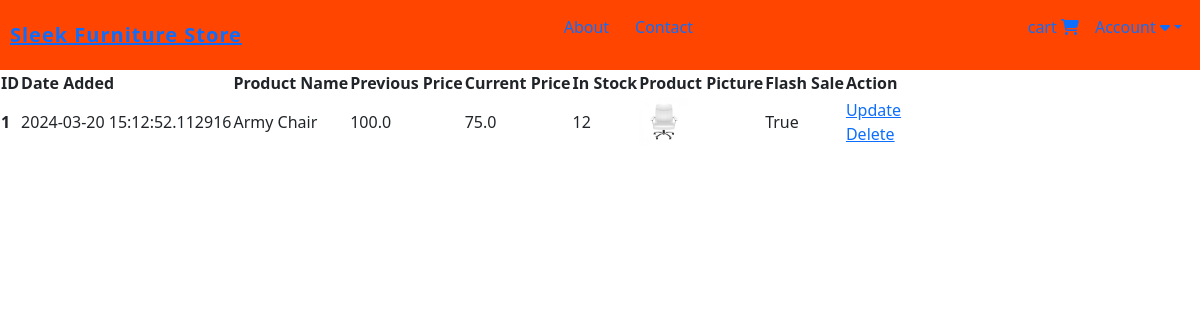
/shop-items (signed in), run on an earlier commit of the app's database.
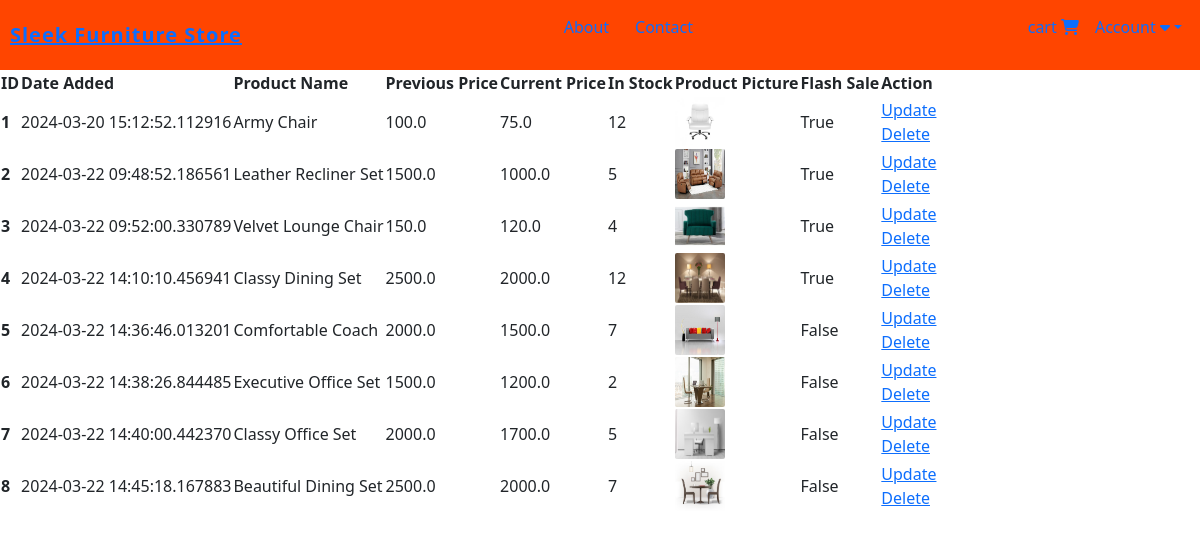
And on a later commit of the database.
### website/models.py (models this page shows, shortened)
class Product(db.Model):
    id = db.Column(db.Integer, primary_key=True)
    product_name = db.Column(db.String(100), nullable=False)
    current_price = db.Column(db.Float, nullable=False)
    previous_price = db.Column(db.Float, nullable=False)
    in_stock = db.Column(db.Integer, nullable=False)
    product_picture = db.Column(db.String(1000), nullable=False)
    flash_sale = db.Column(db.Boolean, default=False)
    date_added = db.Column(db.DateTime(), default=datetime.utcnow)
    carts = db.relationship('Cart', backref='product', cascade='all, delete-orphan')
    orders = db.relationship('Order', backref='product', cascade='all, delete-orphan')

### website/admin.py (the view)
@admin.route('/shop-items', methods=['GET', 'POST'])
@login_required
def shop_items():
    if current_user.id == 1:
        items = Product.query.order_by(Product.date_added).all()
        return render_template('shop_items.html', items=items)
    return render_template('404.html')

### website/__init__.py (called while the page is built)
def create_app():
    app = Flask(__name__)
    app.config['SECRET_KEY'] = 'Marymutiso' #For encrypting session data for auth etc.
    app.config['SQLALCHEMY_DATABASE_URI'] = f'sqlite:///{DB_NAME}'
    db.init_app(app)
    @app.errorhandler(404)
    def page_not_found(error):
        return render_template('404.html'), 404
    login_manager = LoginManager()
    login_manager.init_app(app)
    login_manager.login_view = 'auth.login'
    @login_manager.user_loader
    def load_user(id):
        return Customer.query.get(int(id))
    from .views import views
    from .auth import auth
    from .admin import admin
    from .models import Customer, Product, Cart, Order
    app.register_blueprint(views, url_prefix='/')
    app.register_blueprint(auth, url_prefix='/')
    app.register_blueprint(admin, url_prefix='/')
    with app.app_context():
        create_database()
    return app

### website/templates/shop_items.html (shortened to what this page needs)
{% extends "base.html" %}
{% block content %}
{% if items | length < 1 %}
<h3>No Shop Items</h3>
{% else %}
<table>
    <thead>
        <tr>
            <th scope="col">ID</th>
            <th scope="col">Date Added</th>
            <th scope="col">Product Name</th>
            <th scope="col">Previous Price</th>
            <th scope="col">Current Price</th>
            <th scope="col">In Stock</th>
            <th scope="col">Product Picture</th>
            <th scope="col">Flash Sale</th>
            <th scope="col">Action</th>
        </tr>
    </thead>
    <tbody>
        {% for item in items %}
            <tr>
                <th scope="row">{{ item.id }}</th>
                <td>{{ item.date_added }}</td>
                <td>{{ item.product_name }}</td>
                <td>{{ item.previous_price }}</td>
                <td>{{ item.current_price }}</td>
                <td>{{ item.in_stock }}</td>
                <td><img src="{{ item.product_picture }}" alt="" style="height: 50px; width: 50px; border-radius: 2px;"></td>
                <td>{{ item.flash_sale }}</td>
                <td>
                <a href="/update-item/{{ item.id }}">Update</a>
                    <br>
                    <a href="/delete-item/{{ item.id }}">Delete</a>
                </td>
            </tr>
        {% endfor %}
    </tbody>
</table>
{% endif %}
{% endblock %}

What changed in the data, as far as the page shows it:
added Product: id "2", date_added "2024-03-22 09:48:52.186561", product_name "Leather Recliner Set", previous_price "1500.0", current_price "1000.0", in_stock "5", product_picture (picture), flash_sale "True"
added Product: id "3", date_added "2024-03-22 09:52:00.330789", product_name "Velvet Lounge Chair", previous_price "150.0", current_price "120.0", in_stock "4", product_picture (picture), flash_sale "True"
added Product: id "4", date_added "2024-03-22 14:10:10.456941", product_name "Classy Dining Set", previous_price "2500.0", current_price "2000.0", in_stock "12", product_picture (picture), flash_sale "True"
added Product: id "5", date_added "2024-03-22 14:36:46.013201", product_name "Comfortable Coach", previous_price "2000.0", current_price "1500.0", in_stock "7", product_picture (picture), flash_sale "False"
added Product: id "6", date_added "2024-03-22 14:38:26.844485", product_name "Executive Office Set", previous_price "1500.0", current_price "1200.0", in_stock "2", product_picture (picture), flash_sale "False"
added Product: id "7", date_added "2024-03-22 14:40:00.442370", product_name "Classy Office Set", previous_price "2000.0", current_price "1700.0", in_stock "5", product_picture (picture), flash_sale "False"
added Product: id "8", date_added "2024-03-22 14:45:18.167883", product_name "Beautiful Dining Set", previous_price "2500.0", current_price "2000.0", in_stock "7", product_picture (picture), flash_sale "False"
